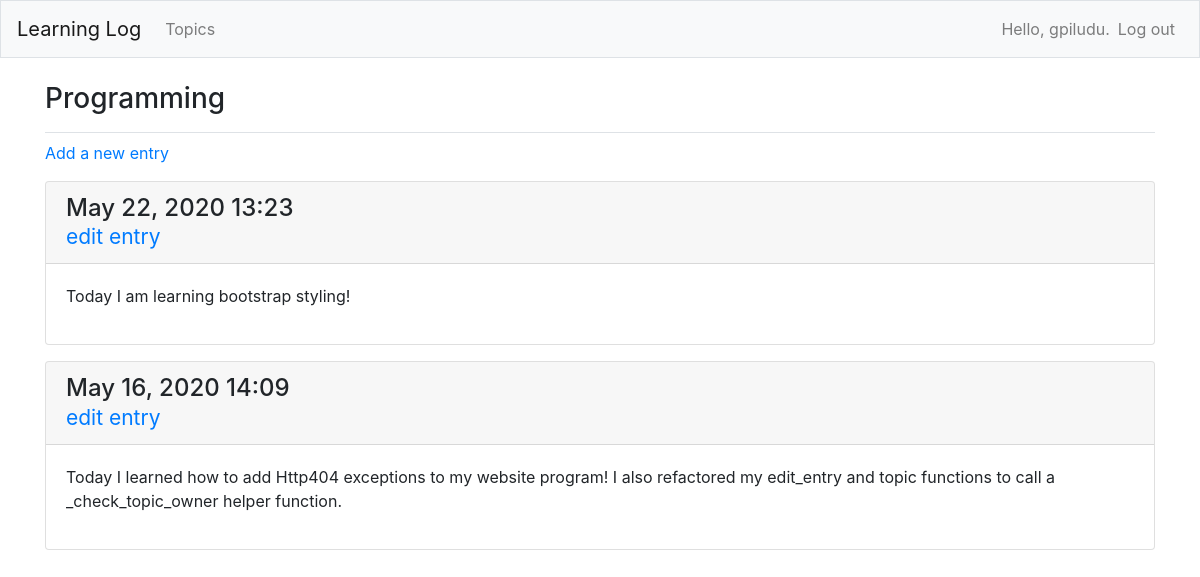
Screenshot of /topics/5/ (signed in) with the database file from the repository.
### learning_logs/models.py (models this page shows, shortened)
class Topic(models.Model):
    text = models.CharField(max_length=200)
    date_added = models.DateTimeField(auto_now_add=True)
    owner = models.ForeignKey(User, on_delete=models.CASCADE)
    def __str__(self):
        return self.text

class Entry(models.Model):
    topic = models.ForeignKey(Topic, on_delete=models.CASCADE)
    text = models.TextField()
    date_added = models.DateTimeField(auto_now_add=True)
    class Meta:
        verbose_name_plural = 'entries'

### learning_logs/views.py (the view)
# urls.py: path('topics/<int:topic_id>/', views.topic, name='topic'),
@login_required
def topic(request, topic_id):
    topic = Topic.objects.get(id=topic_id)
    _check_topic_owner(request, topic)
    entries = topic.entry_set.order_by('-date_added')
    context = {'topic': topic, 'entries': entries}
    return render(request, 'learning_logs/topic.html', context)

### learning_logs/views.py (called while the page is built)
def _check_topic_owner(request, topic):
    if topic.owner != request.user:
        raise Http404

### learning_logs/templates/learning_logs/topic.html
{% extends 'learning_logs/base.html' %}
{% block page_header %}
<h3>{{ topic }}</h3>
{% endblock page_header %}
{% block content %}
<p>
    <a href="{% url 'learning_logs:new_entry' topic.id %}">Add a new entry</a>
</p>
{% for entry in entries %}
    <div class="card mb-3">
        <h4 class="card-header">
            {{ entry.date_added|date:"M d, Y H:i" }}
            <br>
            <small><a href="{% url 'learning_logs:edit_entry' entry.id %}">edit entry</a></small>
        </h4>
        <div class="card-body">
            {{ entry.text|linebreaks }}
        </div>
    </div>
{% empty %}
    <li>There are no entries for this topic yet.</li>
{% endfor %}
{% endblock content %}

### learning_logs/templates/learning_logs/base.html (shortened to what this page needs)
{% load bootstrap4 %}
<!doctype html>
<html lang='en'>
    <head>
        {% bootstrap_css %}
    </head>
    <body>
        <nav class="navbar navbar-expand-md navbar-light bg-light mb-4 border">
            <a class="navbar-brand" href="{% url 'learning_logs:index' %}">Learning Log</a>
            <div class="collapse navbar-collapse" id="navbarCollapse">
                <ul class="navbar-nav mr-auto">
                    <li class"nav-item">
                        <a class="nav-link" href="{% url 'learning_logs:topics' %}">Topics</a>
                    </li>
                </ul>
                <ul class="navbar-nav ml-auto">
                    {% if user.is_authenticated %}
                        <li class="nav-item">
                            <span class="navbar-text">Hello, {{ user.username }}.</span>
                        </li>
                        <li class="nav-item">
                            <a class="nav-link" href="{% url 'users:logout' %}">Log out</a>
                        </li>
                    {% endif %}
                </ul>
            </div>
        </nav>
        <main role="main" class="container">
            <div class="pb-2 mb-2 border-bottom">
                {% block page_header %}
                {% endblock page_header %}
            </div>
            <div>
                {% block content %}
                {% endblock content %}
            </div>
        </main>
    </body>
</html>

### rows the page displays
Topic: text "Programming"
Entry: date_added "May 22, 2020 13:23", text "Today I am learning bootstrap styling!"
Entry: date_added "May 16, 2020 14:09", text "Today I learned how to add Http404 exceptions to my website program! I also refactored my edit_entry and topic functions to call a _check_topic_owner helper function."

### other values shown
{{ user.username }} "gpiludu"
